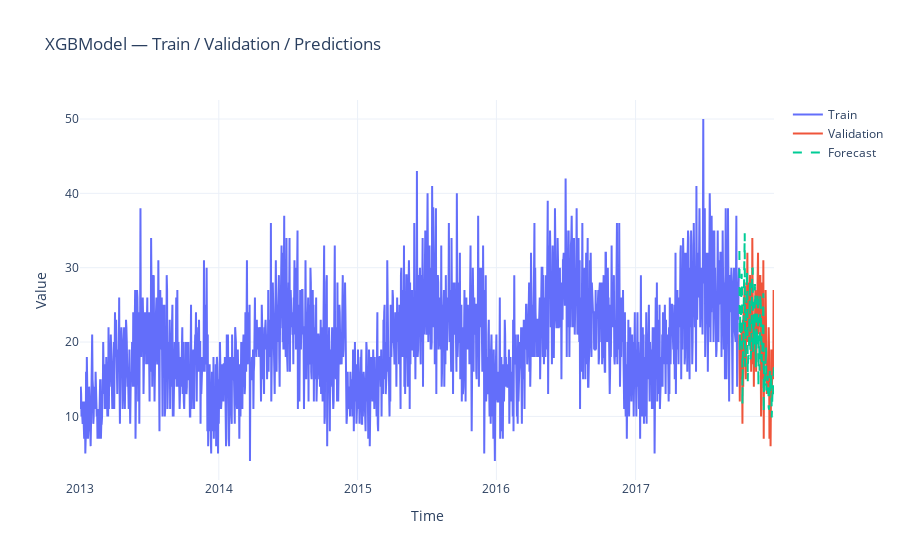

This figure's notebook cell:
### Code cell
plot_forecasts(
    train=train,        
    val=val,            
    preds=pred_xgb,     
    title="XGBModel — Train / Validation / Predictions"
)
